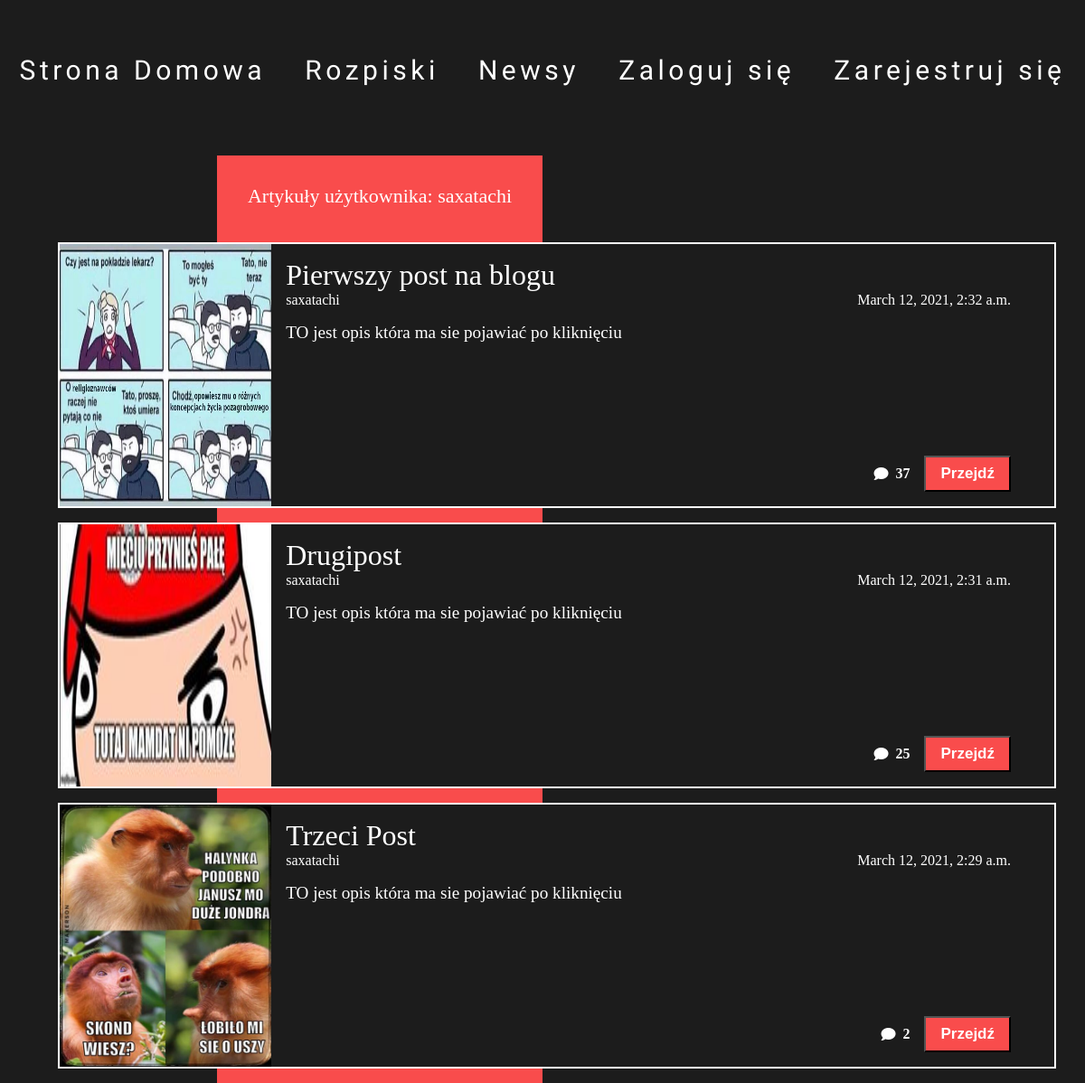
/journalist/saxatachi/ (upper part), run on an earlier commit of the app's database.
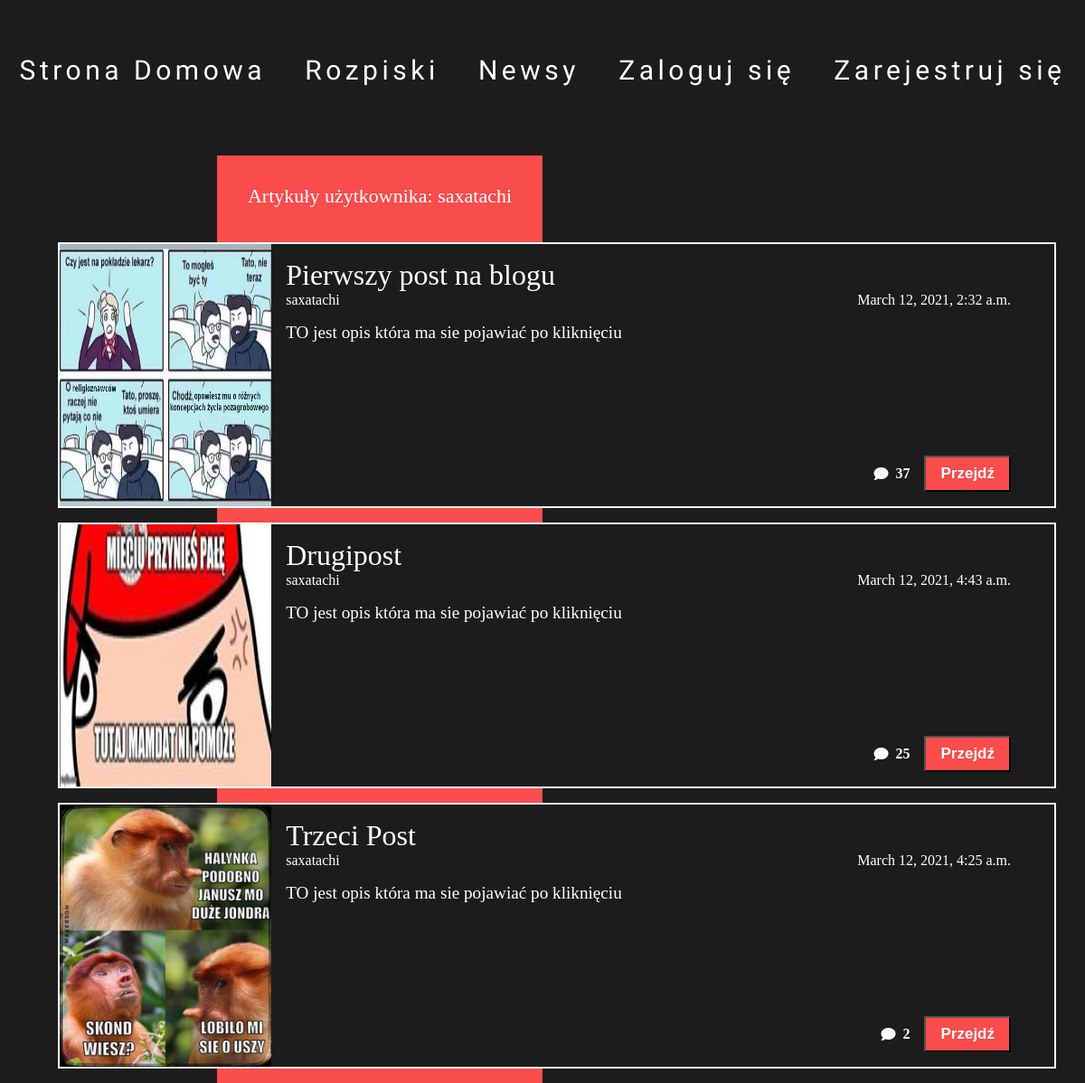
And on a later commit of the database.
### blogapp/models.py (models this page shows, shortened)
class EditorProfile(models.Model):
        user = models.OneToOneField(User,on_delete=models.CASCADE)
        name= models.CharField(max_length=30,default="dział")
        lastname=models.CharField(max_length=30,default="redakcyjny")
        avatar = models.ImageField()
        slug = models.CharField(max_length=128,null=True,blank=True)
        description = models.TextField()
        rank = models.CharField(max_length=100,default="Redaktor")

class Post(models.Model):
        author = models.ForeignKey(User,on_delete=models.CASCADE)
        category = models.ForeignKey(Category,on_delete=models.CASCADE)
        title = models.CharField(max_length=64)
        symbol = models.CharField(max_length=2)
        short_description = models.CharField(max_length=200,default="")
        image = models.ImageField(default="")
        tags = models.ManyToManyField(Tag)
        slug = models.SlugField(max_length=128,null=True,blank=True)
        content = RichTextField()
        content2 = RichTextUploadingField(blank=True,null=True)
        clicks = models.IntegerField(default=0)
        updated_on = models.DateTimeField(auto_now=True,null=False, blank=False,)
        created_on = models.DateTimeField(auto_now=True,null=False, blank=False,)#auto_now_add
        publish_on = models.DateTimeField(auto_now=True,null=False, blank=False,)
        list_display = ('title', 'category', 'tags', 'author', 'publish_on','created_on','updated_on')
        search_fields = ['title','byline','symbol']
        list_filter = ['publish_on','created_on']
        date_hierarchy = 'pub_date'
        hit_count_generic = GenericRelation(HitCount, object_id_field='object_p',related_query_name='hit_count_generic_relation')

class Comment(models.Model):
    post = models.ForeignKey(Post, on_delete=models.CASCADE, related_name='comments')
    author = models.ForeignKey(settings.AUTH_USER_MODEL,on_delete=models.CASCADE)
    text = models.TextField()
    created_date = models.DateTimeField(default=timezone.now)
    approved_comment = models.BooleanField(default=False)

### blogapp/views.py (the view)
# urls.py: path('journalist/<str:journalist_slug>/',views.journalist_detail,name='journalist_detail'),
def journalist_detail(request,journalist_slug):
    journalist = EditorProfile.objects.get(slug=journalist_slug)
    posts1 = Post.objects.filter(author=journalist.user)
    paginator = Paginator(posts1, 8)
    page_number = request.GET.get('page')
    posts = paginator.get_page(page_number)
    tags = Tag.objects.all()
    editors = EditorProfile.objects.all()
    context = {'posts': posts, 'tags':tags, 'editors': editors,'journalist':journalist}
    return render(request,'blogapp/journalist.html',context)

### blogapp/models.py (called while the page is built)
        def __str__(self):
            return self.name

### blogapp/templates/blogapp/journalist.html (shortened to what this page needs)
{% extends 'blogapp/main.html' %}
{% load static %}
{% load ads_tags %}
{% load fontawesome_5 %}
{% block content %}
<div class="search">
    <div class=news__redbox>
        <div class="news__redbox__box">
            <div class="search__posts-title">
                Artykuły użytkownika: {{journalist.user}}
            </div>
        </div>
    </div>
    <div class="search__posts">
        {% for post in posts %}
        <div class="search__posts__post">
            <div class="search__posts__post__image"><img src={%static post.image.url%} /></div>
            <div class="search__posts__post__information">
                <div class="search__posts__post__title">{{post.title}}</div>
                <div class="search__posts__post__meta">
                    <div class="search__posts__post__meta__author">{{post.author}}</div>
                    <div class="search__posts__post__meta__author__data">{{post.publish_on}}</div>
                </div>
                <div class="search__posts__post__shortdescription">{{post.short_description}}</div>
                <div class="search__posts__post__bottom-next">
                    <div class="search__posts__post__bottom-icon">{% fa5_icon 'comment' 'fa fa-2x' %}</div>
                    <div class="search__posts__post__bottom-length">{{post.comments.all|length}}</div>
                    <button onClick="onClick('{% url 'post_detail' post.slug %}')">Przejdź</button>
                </div>
            </div>
        </div>
        {% endfor %}
    </div>
</div>
{% endblock %}

### blogapp/templates/blogapp/main.html (shortened to what this page needs)
{% load static %}
{% load fontawesome_5 %}
<!DOCTYPE html>
<html lang="en">
<head>
    {% fontawesome_5_static %}
    <link href="{% static 'blogapp/css/dashboard.css' %}" rel="stylesheet">
    <link href="{% static 'blogapp/css/tags.css' %}" rel="stylesheet">
    <link href="{% static 'blogapp/css/post.css' %}" rel="stylesheet">
    <link href="{% static 'blogapp/css/loginok.css' %}" rel="stylesheet">
</head>
    <body>
        {% include 'blogapp/navbar.html' %}
        {% block content %}
        {% endblock %}
    </body>
</html>

### blogapp/templates/blogapp/navbar.html (shortened to what this page needs)
{% load static %}
{% load fontawesome_5 %}
<link href="{% static 'blogapp/css/navbar.css' %}" rel="stylesheet">
<ul class="navbar">
    <li class="navbar__left"><a href={% url 'index' %} class="navbar__item">Strona Domowa</a></li>
    <li class="navbar__left"><a class="navbar__item">Rozpiski</a></li>
    <li class="navbar__left" id="news"><a class="navbar__item">Newsy</a></li>
    {% if user.is_authenticated %}
    <li class="navbar__right"><a class="navbar__item">Witaj {{user}}</a></li>
    <li class="navbar__right"><a href="/logout/" class="navbar__item">Wyloguj się</a></li>
    {% else %}
    <li class="navbar__right"><a href="/login/" class="navbar__item">Zaloguj się</a></li>
    <li class="navbar__right"><a class="navbar__item">Zarejestruj się</a></li>
    {% endif %}
</ul>

### blogapp/static/blogapp/css/dashboard.css (style rules this page uses)
* { margin: 0; padding: 0; box-sizing: border-box; color: white; }
body { background-color: #1C1C1C; }
.news__redbox { position: absolute; height: 100%; width: 30%; left: 20%; z-index: -1; background-color: #F94C4C; }
.news__redbox__box { display: flex; padding-top: 2rem; justify-content: center; }

### blogapp/static/blogapp/css/tags.css (style rules this page uses)
.search { width: 100%; display: flex; justify-content: center; position: relative; padding-top: 3rem; padding-left: 4rem; padding-right: 2rem; flex-wrap: wrap; min-width: 600px; }
.search__posts { width: 60%; margin-top: 5rem; }
@media screen and (max-width: 1200px) { .search__posts { width: 100%; } }
.search__posts-title { display: flex; justify-content: center; font-size: 22px; }
.search__posts__post { display: flex; margin-top: 1rem; border: 2px solid white; background-color: #1C1C1C; }
.search__posts__post__bottom-next { display: flex; flex-direction: row; justify-content: flex-end; }
.search__posts__post__bottom-next button { padding: 0.5rem 1rem 0.5rem 1rem; margin-right: 2rem; color: white; background-color: #F94C4C; font-size: 17px; font-weight: 600; }
.search__posts__post__bottom-icon { display: flex; align-items: center; }
.search__posts__post__bottom-icon .fa-2x { font-size: 1em; }
.search__posts__post__bottom-length { display: flex; align-items: center; margin-left: 0.5rem; margin-right: 1rem; font-weight: 700; }
.search__posts__post__title { font-size: 2rem; }
.search__posts__post__shortdescription { display: flex; flex-grow: 1; padding-top: 1rem; font-size: 1.2rem; text-overflow: ellipsis; }
.search__posts__post__meta { display: flex; justify-content: space-between; font-size: 1rem; padding-right: 2rem; }
.search__posts__post__information { width: 100%; display: flex; flex-direction: column; padding: 1rem; }
.search__posts__post__image { width: 300px; height: 290px; }
.search__posts__post__image img { width: 100%; height: 100%; }

### blogapp/static/blogapp/css/navbar.css (style rules this page uses)
.navbar { display: flex; color: white; justify-content: space-around; list-style: none; padding-top: 2rem; position: sticky; }
.navbar__right { font-family: 'Rochester'; font-style: normal; font-weight: normal; font-size: 30px; line-height: 62px; color: #FFFFFF; white-space: nowrap; }
@media screen and (max-width: 1400px) { .navbar__right { font-size: 30px; } }
.navbar__left { white-space: nowrap; font-family: 'Rochester'; font-style: normal; font-weight: normal; font-size: 30px; line-height: 62px; color: #FFFFFF; }
@media screen and (max-width: 1400px) { .navbar__left { font-size: 30px; } }
a.navbar__item { font-family: 'Rochester'; color: white; text-decoration: none; letter-spacing: 0.15em; display: inline-block; padding: 15px 20px; position: relative; }
a:after { background: none repeat scroll 0 0 transparent; bottom: 0; content: ""; display: block; height: 2px; left: 50%; position: absolute; background: #fff; transition: width 0.3s ease 0s, left 0.3s ease 0s; width: 0; }

What changed in the data, as far as the page shows it:
changed Post "Drugipost": publish_on "March 12, 2021, 2:31 a.m." → "March 12, 2021, 4:43 a.m."
changed Post "Trzeci Post": publish_on "March 12, 2021, 2:29 a.m." → "March 12, 2021, 4:25 a.m."
